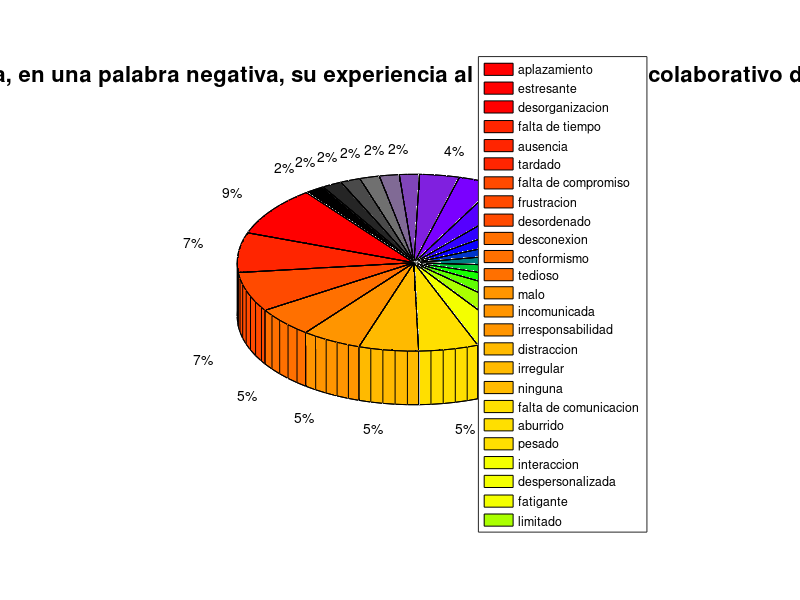

The MATLAB script that drew this image:
% Datos y etiquetas
y = [5, 4, 4, 3, 3, 3, 3, 2, 2, 2, 2, 2, 2, 2, 2, 2, 2, 2, 2, 1, 1, 1, 1, 1, 1];
labels = {'aplazamiento', 'estresante', 'desorganizacion', 'falta de tiempo', 'ausencia', 'tardado', 'falta de compromiso', 'frustracion', 'desordenado', 'desconexion', 'conformismo', 'tedioso', 'malo', 'incomunicada', 'irresponsabilidad', 'distraccion', 'irregular', 'ninguna', 'falta de comunicacion', 'aburrido', 'pesado', 'interaccion', 'despersonalizada', 'fatigante', 'limitado'};

% Colores personalizados y porcentajes
colors = [
    1 0 0;  % Rojo
    1 0.5 0;  % Naranja
    1 1 0;  % Amarillo
    0 1 0;  % Verde
    0 0 1;  % Azul
    0.5 0 1;  % Morado
    0.5 0.5 0.5;  % Gris
    0 0 0;  % Negro
];

% Degradar los colores
numSegments = numel(y);
colors = interp1(1:size(colors, 1), colors, linspace(1, size(colors, 1), numSegments));

% Crear el gráfico de pastel con colores personalizados
pie3(y);

% Asignar colores personalizados a cada segmento
colormap(colors);

% Agregar la leyenda
legend(labels);

% Agregar el título
title('(15) Describa, en una palabra negativa, su experiencia al realizar trabajo colaborativo de forma virtual', 'FontSize', 16);
